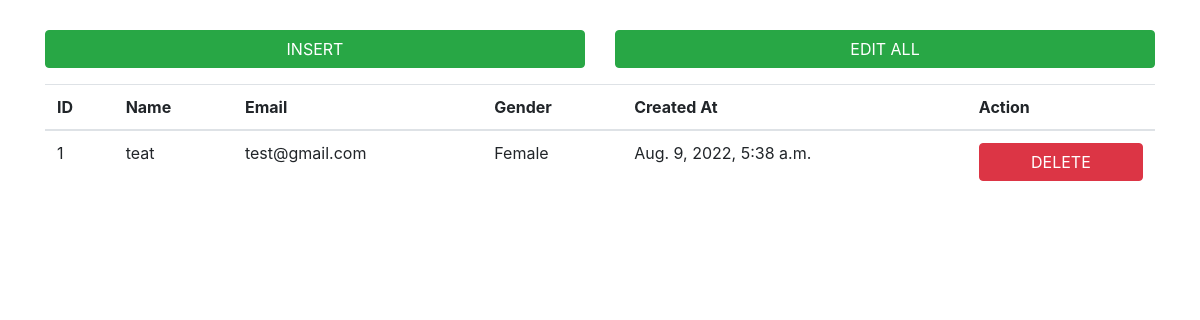
/, run on an earlier commit of the app's database.
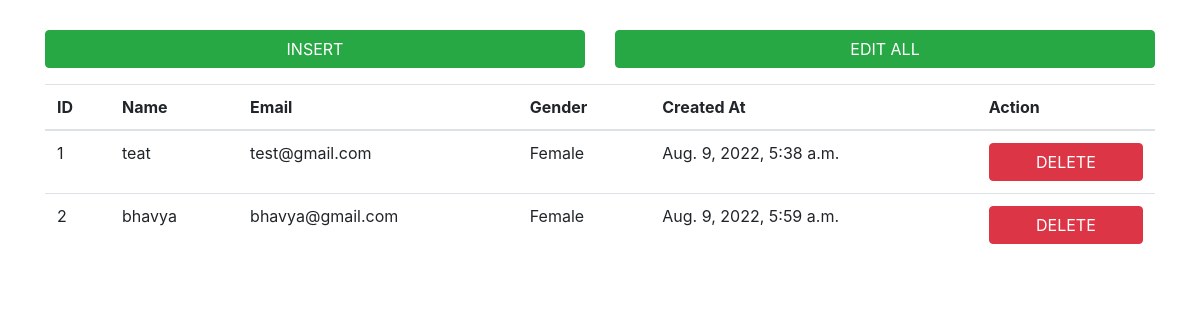
And on a later commit of the database.
### app1/models.py (models this page shows)
class StudentData(models.Model):
    id = models.AutoField(primary_key=True)
    name = models.CharField(max_length=100)
    email = models.EmailField(max_length=100)
    gender = models.CharField(max_length=10)
    created_at = models.DateTimeField(auto_now_add=True)
    objects = models.Manager()

### app1/views.py (the view)
# urls.py: path('', views.HomePage, name='home'),
def HomePage(request):
    students = StudentData.objects.all()
    return render(request, 'homepage.html', {'students': students})

### app1/templates/homepage.html (shortened to what this page needs)
<html>
<head>
    <link href="https://stackpath.bootstrapcdn.com/bootstrap/4.4.1/css/bootstrap.min.css" rel="stylesheet">
</head>
<body>
    <div class="container">
        <div class="row form-group" style="margin-top:30px;">
            <div class="col-lg-6">
                <button class="btn btn-block btn-success" id="insert_btn" data-toggle="modal"
                    data-target="#insert_data">INSERT</button>
            </div>
            <div class="col-lg-6">
                <button class="btn btn-block btn-success" id="update_btn">EDIT ALL</button>
            </div>
        </div>
        <div class="row">
            <div class="col-lg-12">
                <div class="table">
                    <table class="table">
                        <thead>
                            <tr>
                                <th>ID</th>
                                <th>Name</th>
                                <th>Email</th>
                                <th>Gender</th>
                                <th>Created At</th>
                                <th>Action</th>
                            </tr>
                        </thead>
                        <tbody>
                            {% for student in students %}
                            <tr>
                                <td>{{ student.id }}</td>
                                <td class="editable" data-type="name">{{ student.name }}</td>
                                <td class="editable" data-type="email">{{ student.email }}</td>
                                <td class="editable" data-type="gender">{{ student.gender }}</td>
                                <td>{{ student.created_at }}</td>
                                <td class="btn-td-block"><button
                                        class="btn btn-block btn-delete btn-danger">DELETE</button></td>
                            </tr>
                            {% endfor %}
                        </tbody>
                    </table>
                </div>
            </div>
        </div>
    </div>
</body>
</html>

What changed in the data, as far as the page shows it:
added StudentData: id "2", name "bhavya", email "bhavya@gmail.com", gender "Female", created_at "Aug. 9, 2022, 5:59 a.m."
